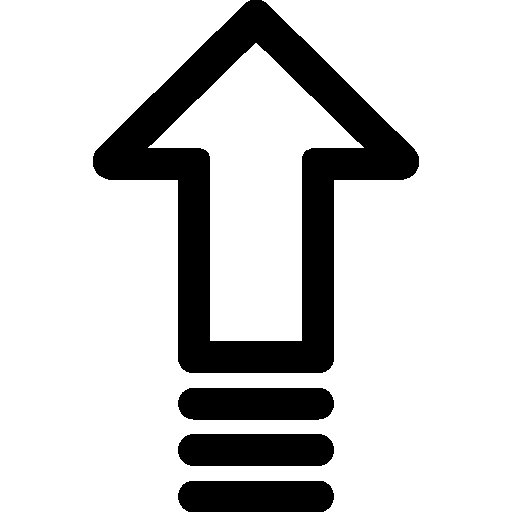
#> input picture app/assets/shift_off.png, 512 x 512 px; its folder holds only this picture in this run
$ python -i test_open_source.py   (imports and definitions only)
#> lines starting #> are read from the running program, lines starting #| are printed output that depends on the picture; after the words box and inside, x2 and y2 are one past the last pixel; in counts of white or black regions, pixels touching at a corner belong together
import cv2
import random
import math
import numpy as np
import os
import tkinter as tk
from tkinter import ttk, filedialog
import sys
import time

try:
    import gl_sphere
    GL_SPHERE_AVAILABLE = True
except ImportError:
    GL_SPHERE_AVAILABLE = False
    print("gl_sphere module not found. OpenGL rendering will be disabled.")

ray_lines = []
model_centers = []
max_rays = 100
prev_model_center_avg = (320,240)
max_observed_distance = 0  # Initialize adaptive radius
prev_darkest_point = None

# Function to detect available cameras
# [8 lines left out: function detect_cameras, not called in this run]

# Crop the image to maintain a specific aspect ratio (width:height) before resizing.
def crop_to_aspect_ratio(image, width=540, height=480):
    current_height, current_width = image.shape[:2]
    desired_ratio = width / height
    current_ratio = current_width / current_height

    if current_ratio > desired_ratio:
        # Current image is too wide
        new_width = int(desired_ratio * current_height)
        offset = (current_width - new_width) // 2
        cropped_img = image[:, offset:offset + new_width]
    else:
        # Current image is too tall
        new_height = int(current_width / desired_ratio)
        offset = (current_height - new_height) // 2
        cropped_img = image[offset:offset + new_height, :]

    return cv2.resize(cropped_img, (width, height))

# Apply thresholding to an image
def apply_binary_threshold(image, darkestPixelValue, addedThreshold):
    threshold = darkestPixelValue + addedThreshold
    _, thresholded_image = cv2.threshold(image, threshold, 255, cv2.THRESH_BINARY_INV)
    return thresholded_image

"""
# Finds a square area of dark pixels in the image
def get_darkest_area(image):
    ignoreBounds = 30
    imageSkipSize = 10
    searchArea = 20
    internalSkipSize = 5

    if len(image.shape) == 3:
        gray = cv2.cvtColor(image, cv2.COLOR_BGR2GRAY)
    else:
        gray = image

    min_sum = float('inf')
    darkest_point = None

    for y in range(ignoreBounds, gray.shape[0] - ignoreBounds, imageSkipSize):
        for x in range(ignoreBounds, gray.shape[1] - ignoreBounds, imageSkipSize):
            current_sum = 0
            num_pixels = 0
            for dy in range(0, searchArea, internalSkipSize):
                if y + dy >= gray.shape[0]:
                    break
                for dx in range(0, searchArea, internalSkipSize):
                    if x + dx >= gray.shape[1]:
                        break
                    current_sum += gray[y + dy][x + dx]
                    num_pixels += 1

            if current_sum < min_sum and num_pixels > 0:
                min_sum = current_sum
                darkest_point = (x + searchArea // 2, y + searchArea // 2)

    return darkest_point
"""

# Mask all pixels outside a square defined by center and size
def mask_outside_square(image, center, size):
    x, y = center
    half_size = size // 2

    mask = np.zeros_like(image)
    top_left_x = max(0, x - half_size)
    top_left_y = max(0, y - half_size)
    bottom_right_x = min(image.shape[1], x + half_size)
    bottom_right_y = min(image.shape[0], y + half_size)
    mask[top_left_y:bottom_right_y, top_left_x:bottom_right_x] = 255
    return cv2.bitwise_and(image, mask)

def optimize_contours_by_angle(contours, image):
    if len(contours) < 1:
        return contours

    # Holds the candidate points
    all_contours = np.concatenate(contours[0], axis=0)

    # Set spacing based on size of contours
    spacing = int(len(all_contours)/25)  # Spacing between sampled points

    # Temporary array for result
    filtered_points = []

    # Calculate centroid of the original contours
    centroid = np.mean(all_contours, axis=0)

    # Create an image of the same size as the original image
    point_image = image.copy()

    skip = 0

    # Loop through each point in the all_contours array
    for i in range(0, len(all_contours), 1):

        # Get three points: current point, previous point, and next point
        current_point = all_contours[i]
        prev_point = all_contours[i - spacing] if i - spacing >= 0 else all_contours[-spacing]
        next_point = all_contours[i + spacing] if i + spacing < len(all_contours) else all_contours[spacing]

        # Calculate vectors between points
        vec1 = prev_point - current_point
        vec2 = next_point - current_point

        with np.errstate(invalid='ignore'):
            # Calculate angles between vectors
            angle = np.arccos(np.dot(vec1, vec2) / (np.linalg.norm(vec1) * np.linalg.norm(vec2)))


        # Calculate vector from current point to centroid
        vec_to_centroid = centroid - current_point

        # Check if angle is oriented towards centroid
        # Calculate the cosine of the desired angle threshold (e.g., 80 degrees)
        cos_threshold = np.cos(np.radians(60))  # Convert angle to radians

        if np.dot(vec_to_centroid, (vec1+vec2)/2) >= cos_threshold:
            filtered_points.append(current_point)

    return np.array(filtered_points, dtype=np.int32).reshape((-1, 1, 2))

# Returns the largest contour that is not extremely long or tall
def filter_contours_by_area_and_return_largest(contours, pixel_thresh, ratio_thresh):
    max_area = 0
    largest_contour = None

    for contour in contours:
        area = cv2.contourArea(contour)
        if area >= pixel_thresh:
            x, y, w, h = cv2.boundingRect(contour)
            length_to_width_ratio = max(w / h, h / w)
            if length_to_width_ratio <= ratio_thresh:
                if area > max_area:
                    max_area = area
                    largest_contour = contour

    return [largest_contour] if largest_contour is not None else []
#Fits an ellipse to the optimized contours and draws it on the image.
# [92 lines left out: functions fit_and_draw_ellipses, check_contour_pixels, check_ellipse_goodness, not called in this run]

# Process frames for pupil detection
def process_frames(thresholded_image_strict, thresholded_image_medium, thresholded_image_relaxed, frame, gray_frame, darkest_point, debug_mode_on, render_cv_window):
    global ray_lines
    global max_rays
    global prev_model_center_avg
    global max_observed_distance

    kernel_size = 5
    kernel = np.ones((kernel_size, kernel_size), np.uint8)

    dilated_image = cv2.dilate(thresholded_image_medium, kernel, iterations=2)
    contours, _ = cv2.findContours(dilated_image, cv2.RETR_EXTERNAL, cv2.CHAIN_APPROX_SIMPLE)
    reduced_contours = filter_contours_by_area_and_return_largest(contours, 1000, 3)

    final_rotated_rect = ((0,0),(0,0),0)

    image_array = [thresholded_image_relaxed, thresholded_image_medium, thresholded_image_strict] #holds images
    name_array = ["relaxed", "medium", "strict"] #for naming windows
    final_image = image_array[0] #holds return array
    final_contours = [] #holds final contours
    ellipse_reduced_contours = [] #holds an array of the best contour points from the fitting process
    goodness = 0 #goodness value for best ellipse
    best_array = 0
    kernel_size = 5  # Size of the kernel (5x5)
    kernel = np.ones((kernel_size, kernel_size), np.uint8)
    gray_copy1 = gray_frame.copy()
    gray_copy2 = gray_frame.copy()
    gray_copy3 = gray_frame.copy()
    gray_copies = [gray_copy1, gray_copy2, gray_copy3]
    final_goodness = 0

    #iterate through binary images and see which fits the ellipse best
    for i in range(1,4):
        # Dilate the binary image
        dilated_image = cv2.dilate(image_array[i-1], kernel, iterations=2)#medium

        # Find contours
        contours, hierarchy = cv2.findContours(dilated_image, cv2.RETR_EXTERNAL, cv2.CHAIN_APPROX_SIMPLE)

        # Create an empty image to draw contours
        contour_img2 = np.zeros_like(dilated_image)
        reduced_contours = filter_contours_by_area_and_return_largest(contours, 1000, 3)

        #initialize variables
        center_x, center_y = None, None

        if len(reduced_contours) > 0 and len(reduced_contours[0]) > 5:
            current_goodness = check_ellipse_goodness(dilated_image, reduced_contours[0], debug_mode_on)
            ellipse = cv2.fitEllipse(reduced_contours[0])
            center_x, center_y = map(int, ellipse[0])
            if debug_mode_on: #show contours
                cv2.imshow(name_array[i-1] + " threshold", gray_copies[i-1])

            #in total pixels, first element is pixel total, next is ratio
            total_pixels = check_contour_pixels(reduced_contours[0], dilated_image.shape, debug_mode_on)

            cv2.ellipse(gray_copies[i-1], ellipse, (255, 0, 0), 2)  # Draw with specified color and thickness of 2
            font = cv2.FONT_HERSHEY_SIMPLEX  # Font type

            final_goodness = current_goodness[0]*total_pixels[0]*total_pixels[0]*total_pixels[1]

        if final_goodness > 0 and final_goodness > goodness:
            goodness = final_goodness
            ellipse_reduced_contours = total_pixels[2]
            best_image = image_array[i-1]
            final_contours = reduced_contours
            final_image = dilated_image

    test_frame = frame.copy()

    final_contours = [optimize_contours_by_angle(final_contours, gray_frame)]

    final_rotated_rect = None

    if final_contours and not isinstance(final_contours[0], list) and len(final_contours[0]) > 5:
        ellipse = cv2.fitEllipse(final_contours[0])
        final_rotated_rect = ellipse

        # Store the new ray in the list
        ray_lines.append(final_rotated_rect)
        # **Prune rays if list exceeds max_rays**
        if len(ray_lines) > max_rays:
            num_to_remove = len(ray_lines) - max_rays
            ray_lines = ray_lines[num_to_remove:]  # Keep only the last `max_rays` elements

    model_center_average = (320,240)

    model_center = compute_average_intersection(frame, ray_lines, 5, 1500, 5)
    if model_center is not None:
        model_center_average = update_and_average_point(model_centers, model_center, 200)

    if model_center_average[0] == 320:
        model_center_average = prev_model_center_avg
    if model_center_average[0] != 0:
        prev_model_center_avg = model_center_average

    # Example safety check
    if center_x is None or center_y is None or model_center_average[0] is None or model_center_average[1] is None:
        return  # or skip this frame

    # Calculate the distance only if model_centers has at least 100 values
    if len(model_centers) >= 100 and center_x is not None:
        distance = math.sqrt((center_x - model_center_average[0]) ** 2 + (center_y - model_center_average[1]) ** 2)
        if distance > max_observed_distance:
            max_observed_distance = distance

    max_observed_distance = 202

    # Draw reference lines/ellipses
    cv2.circle(frame, model_center_average, int(max_observed_distance), (255, 50, 50), 2)  # Draw eye sphere (circle)
    cv2.circle(frame, model_center_average, 8, (255, 255, 0), -1)  # Draw eye center


    if final_rotated_rect is not None and center_x is not None and center_y is not None:
        cv2.line(frame, model_center_average, (center_x, center_y), (255, 150, 50), 2)  # # Draw line from eye center to ellipse center

    cv2.ellipse(frame, final_rotated_rect, (20, 255, 255), 2) #draw final ellipse on image

    # Calculate the extended endpoint of gaze line
    if final_rotated_rect is not None and center_x is not None and center_y is not None:
        # Compute the vector from model_center_average to center_x, center_y
        dx = center_x - model_center_average[0]
        dy = center_y - model_center_average[1]

        # Scale the vector by 1.2x
        extended_x = int(model_center_average[0] + 2 * dx)
        extended_y = int(model_center_average[1] + 2 * dy)

        # Draw the extended gaze line
        cv2.line(frame, (center_x, center_y), (extended_x, extended_y), (200, 255, 0), 3)


    if render_cv_window:
        cv2.imshow("Best Thresholded Image Contours on Frame", frame)


    if GL_SPHERE_AVAILABLE:
        gl_image = gl_sphere.update_sphere_rotation(center_x, center_y, model_center_average[0], model_center_average[1])
    #cv2.circle(frame, (center_x, center_y), 22, (255, 255, 0), -1)  # Draw intersection center

    # Call the function
    center, direction = compute_gaze_vector(center_x, center_y, model_center_average[0], model_center_average[1])

    if center is not None and direction is not None:
        origin_text = f"Origin: ({center[0]:.2f}, {center[1]:.2f}, {center[2]:.2f})"
        dir_text    = f"Direction: ({direction[0]:.2f}, {direction[1]:.2f}, {direction[2]:.2f})"
        darkest     = f"Darkest: ({darkest_point[0]:.2f}, {darkest_point[1]:.2f})"

        # Set bottom-left corner for drawing text
        text_origin = (12, frame.shape[0] - 38)  # 40 pixels from bottom
        text_dark = (12, frame.shape[0] - 63)  # 40 pixels from bottom
        text_dir    = (12, frame.shape[0] - 13)  # 15 pixels from bottom
        text_origin2 = (10, frame.shape[0] - 40)  # 40 pixels from bottom
        text_dir2    = (10, frame.shape[0] - 15)  # 15 pixels from bottom
        text_dark2   = (10, frame.shape[0] - 65)  # 15 pixels from bottom

        # Draw shadow text on the frame
        cv2.putText(frame, origin_text, text_origin, cv2.FONT_HERSHEY_SIMPLEX, 0.5, (0, 0, 0), 3)
        cv2.putText(frame, dir_text, text_dir, cv2.FONT_HERSHEY_SIMPLEX, 0.5, (0, 0, 0), 3)
        cv2.putText(frame, darkest, text_dark, cv2.FONT_HERSHEY_SIMPLEX, 0.5, (0, 0, 0), 3)
        # Draw text on the frame
        cv2.putText(frame, origin_text, text_origin2, cv2.FONT_HERSHEY_SIMPLEX, 0.5, (0, 255, 0), 2)
        cv2.putText(frame, dir_text, text_dir2, cv2.FONT_HERSHEY_SIMPLEX, 0.5, (0, 255, 0), 2)
        cv2.putText(frame, darkest, text_dark2, cv2.FONT_HERSHEY_SIMPLEX, 0.5, (0, 255, 0), 2)

    if center is not None and direction is not None:
        print(f"Sphere Center:   ({center[0]:.3f}, {center[1]:.3f}, {center[2]:.3f})")
        print(f"Gaze Direction:  ({direction[0]:.3f}, {direction[1]:.3f}, {direction[2]:.3f})")
    else:
        print("No valid intersection found.")

    cv2.imshow("Frame with Ellipse and Rays", frame)

    if GL_SPHERE_AVAILABLE:
        if gl_image is not None:
            blended = cv2.addWeighted(frame, 0.6, gl_image, 0.4, 0)
            cv2.imshow("Eye Tracker + Sphere", blended)

    return final_rotated_rect

def update_and_average_point(point_list, new_point, N):
    """
    Adds a new point to the list, keeps only the last N points,
    and returns the average of those points.

    Parameters:
    - point_list: Global list storing past points [(x1, y1), (x2, y2), ...]
    - new_point: Tuple (x, y) representing the new point to add.
    - N: Maximum number of points to keep in the list.

    Returns:
    - (avg_x, avg_y): The average point as a tuple of integers.
    - None if the list is empty.
    """
    point_list.append(new_point)  # Add new point

    if len(point_list) > N:
        point_list.pop(0)  # Remove the oldest point to maintain size N

    if not point_list:
        return None  # No points available

    avg_x = int(np.mean([p[0] for p in point_list]))
    avg_y = int(np.mean([p[1] for p in point_list]))

    return (avg_x, avg_y)

# [29 lines left out: function draw_orthogonal_ray, not called in this run]

stored_intersections = []  # Stores all past intersections

def compute_average_intersection(frame, ray_lines, N, M, spacing):
    """
    Selects N random lines from the list, highlights them in red on the frame,
    computes their intersections, stores them, and prunes stored intersections when exceeding M.

    Parameters:
    - frame: The OpenCV frame to draw on.
    - ray_lines: List of ellipse tuples ((cx, cy), (major_axis, minor_axis), angle).
    - N: Number of random lines to select for intersection calculation.
    - M: Maximum number of stored intersections before pruning.

    Returns:
    - (avg_x, avg_y): Average intersection point of selected lines.
    """
    global stored_intersections

    if len(ray_lines) < 2 or N < 2:
        return (0, 0)  # Need at least 2 lines to find intersections

    # Get frame dimensions dynamically
    height, width = frame.shape[:2]

    # Select N unique random lines
    selected_lines = random.sample(ray_lines, min(N, len(ray_lines)))

    intersections = []

    # Highlight selected rays in red
    #for ray in selected_lines:
    #    draw_orthogonal_ray(frame, ray, color=(0, 0, 255), thickness=2)  # Red lines

    # Compute intersections for each pair of selected lines
    for i in range(len(selected_lines) - 1):
        line1 = selected_lines[i]
        line2 = selected_lines[i + 1]

        angle1 = line1[2]  # Extract angle from ellipse tuple
        angle2 = line2[2]  # Extract angle from ellipse tuple

        if abs(angle1 - angle2) >= 2:  # Ensure lines differ by at least 2 degrees
            intersection = find_line_intersection(line1, line2)

            # Ensure the intersection is within the frame bounds before adding
            if intersection and (0 <= intersection[0] < width) and (0 <= intersection[1] < height):
                intersections.append(intersection)
                stored_intersections.append(intersection)  # Store valid intersections
        #else:
        #    print(f"Skipped intersection: Angle difference too small ({abs(angle1 - angle2):.2f}°)")

    # Prune intersections if stored list exceeds M
    if len(stored_intersections) > M:
        stored_intersections = prune_intersections(stored_intersections, M)

    # Draw all stored intersections on the frame
    #for pt in stored_intersections:
    #    cv2.circle(frame, pt, 3, (255, 255, 255), -1)  # White dot for every past intersection

    if not intersections:
        return None  # No valid intersections found

    # Compute the average intersection point
    avg_x = np.mean([pt[0] for pt in stored_intersections])
    avg_y = np.mean([pt[1] for pt in stored_intersections])


    return (int(avg_x), int(avg_y))

#Removes the oldest intersections to ensure only the last M intersections remain.
# [201 lines left out: functions prune_intersections, find_line_intersection, compute_gaze_vector, not called in this run]

# Finds the pupil in an individual frame and returns the center point
def process_frame(frame):
    global prev_darkest_point
    frame = cv2.GaussianBlur(frame, (5,5), 0)
    # Crop and resize frame
    frame = crop_to_aspect_ratio(frame)

    #find the darkest point
    #darkest_point = get_darkest_area(frame)
    darkest_point = (0, 0)

    # Convert to grayscale to handle pixel value operations
    gray_frame = cv2.cvtColor(frame, cv2.COLOR_BGR2GRAY)
    gray_frame = cv2.GaussianBlur(gray_frame, (9, 9), 0)
    darkest_pixel_value = gray_frame[darkest_point[1], darkest_point[0]]

    (minVal, maxVal, minLoc, maxLoc) = cv2.minMaxLoc(gray_frame)
    new_darkest = minLoc
    #new_darkest = get_darkest_area(gray_frame)

    if prev_darkest_point is None:
        darkest_point = new_darkest
    else:
        alpha = 0.2
        darkest_point = (
            int(alpha * new_darkest[0] + (1 - alpha) * prev_darkest_point[0]),
            int(alpha * new_darkest[1] + (1 - alpha) * prev_darkest_point[1])
        )

    prev_darkest_point = darkest_point

    # apply thresholding operations at different levels
    # at least one should give us a good ellipse segment
    thresholded_image_strict = apply_binary_threshold(gray_frame, darkest_pixel_value, 5)#lite
    thresholded_image_strict = mask_outside_square(thresholded_image_strict, darkest_point, 250)

    thresholded_image_medium = apply_binary_threshold(gray_frame, darkest_pixel_value, 15)#medium
    thresholded_image_medium = mask_outside_square(thresholded_image_medium, darkest_point, 250)

    thresholded_image_relaxed = apply_binary_threshold(gray_frame, darkest_pixel_value, 25)#heavy
    thresholded_image_relaxed = mask_outside_square(thresholded_image_relaxed, darkest_point, 250)

    #take the three images thresholded at different levels and process them
    final_rotated_rect = process_frames(thresholded_image_strict, thresholded_image_medium, thresholded_image_relaxed, frame, gray_frame, darkest_point, False, False)

    return final_rotated_rect


# Process video from the selected camera
# [84 lines left out: functions process_camera, process_video, selection_gui, not called in this run]

# Run GUI to select camera or video
# [2 lines not run here, left out]

>>> import cv2
>>> picture = cv2.imread('../../assets/shift_off.png')
#> picture is the input picture: shape (512, 512, 3); 81.1% white; 4 black regions, box (x1, y1, x2, y2) and area: (93, 0, 419, 373) 35438, (178, 434, 334, 466) 4779, (178, 388, 334, 420) 4771, (178, 481, 334, 512) 4645
>>> result = process_frame(picture)
#> in process_frame, `frame = cv2.GaussianBlur(frame, (5,5), 0)`:
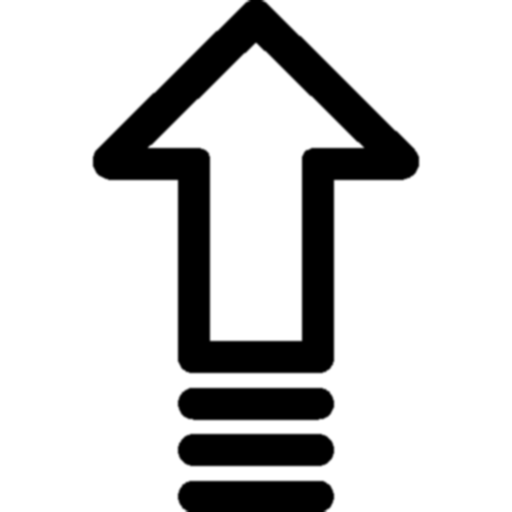
#> frame: shape (512, 512, 3); min 0, max 255, mean 206.7
#> in crop_to_aspect_ratio, `cropped_img = image[offset:offset + new_height, :]`:
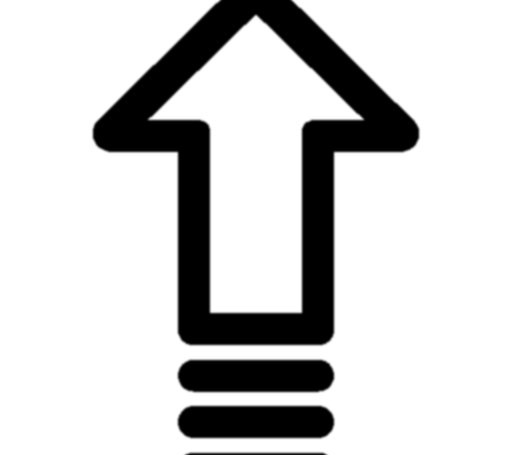
#> cropped_img: shape (455, 512, 3); min 0, max 255, mean 206.8
#> in process_frame, `gray_frame = cv2.GaussianBlur(gray_frame, (9, 9), 0)`:
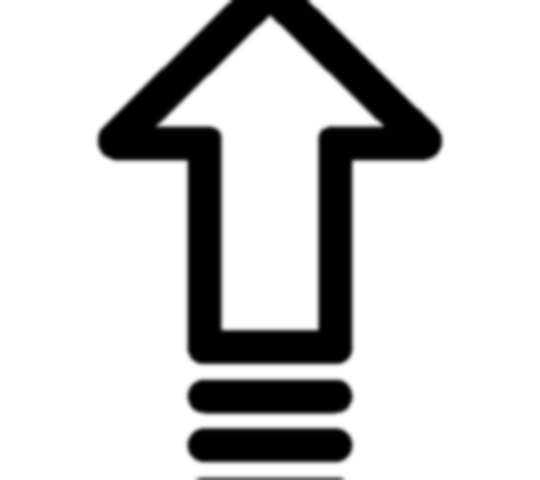
#> gray_frame: shape (480, 540); min 0, max 255, mean 206.8
#> in process_frame, `darkest_pixel_value = gray_frame[darkest_point[1], darkest_point[0]]`: darkest_pixel_value = 255
#> in process_frame, `(minVal, maxVal, minLoc, maxLoc) = cv2.minMaxLoc(gray_frame)`: minVal = 0; maxVal = 255; minLoc = (238, 0); maxLoc = (0, 0)
#> (the rest of the program and of its run is left out)
